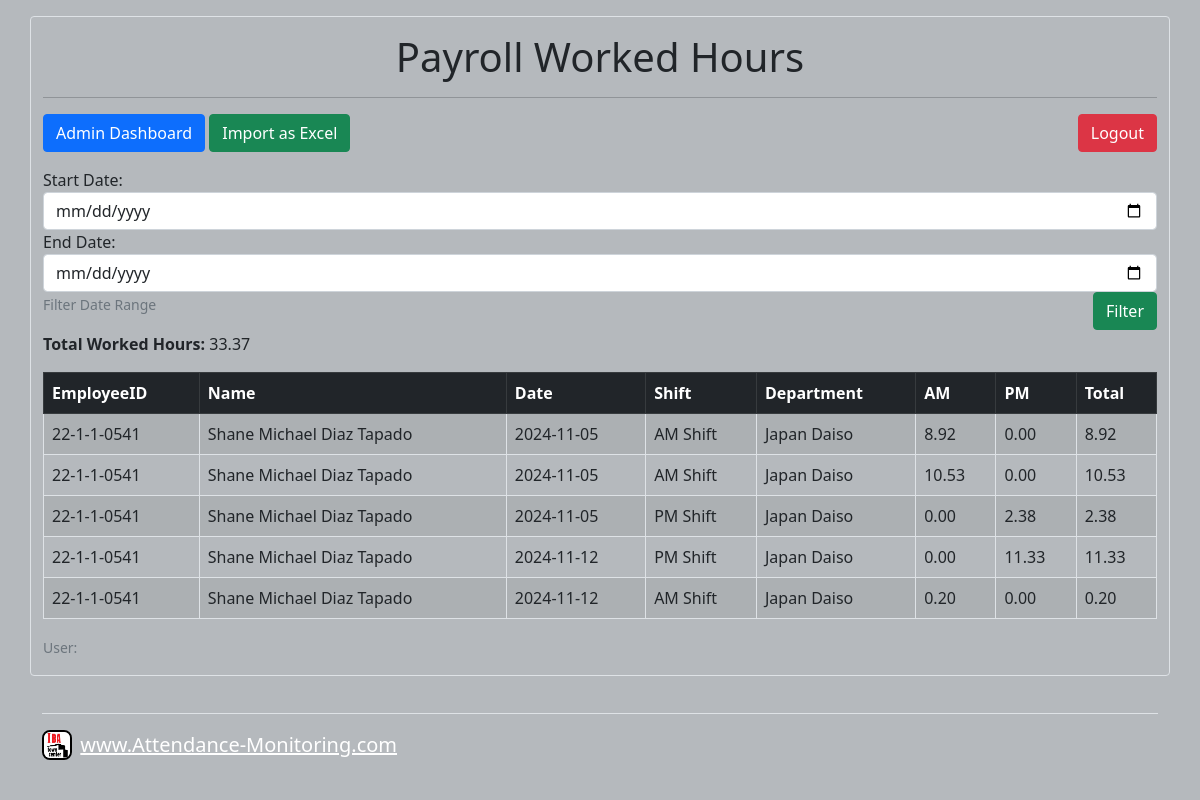
The app's page /PayrollWorked.php with its own data.
### tables this page shows
CREATE TABLE `clockinout` (
  `emId` text NOT NULL,
  `itc_name` text NOT NULL,
  `itc_clock` text NOT NULL,
  `itc_status` text NOT NULL,
  `itc_amin` text NOT NULL,
  `itc_department` text NOT NULL,
  `itc_date` text NOT NULL,
  `itc_amout` text NOT NULL,
  `itc_pmin` text NOT NULL,
  `itc_pmout` text NOT NULL,
  `itc_search` text NOT NULL
);

### PayrollWorked.php (the view, shortened to what this page needs)
<?php include "header.php" ?>
<?php include 'database.php'; ?>
  <div class="container col-12 border rounded mt-3">
  <h1 class=" mt-3 text-center">Payroll Worked Hours </h1>
  <hr>
  <form action="" method="POST">
   <button type="submit" name='dashboard' class=" btn btn-primary mb-3">Admin Dashboard</button>
   <button type="button" value="Import as Excel" name='generate' class=" btn btn-success mb-3" onclick="saveAsExcel('tableToExcel', 'Payroll Worked.xls')">Import as Excel</button>
   <button type="submit" name='logout' class=" btn btn-danger mb-3" style="float: right;"> Logout</button>
   <p>
   Start Date: <input type="date" class="form-control" name="start_date" placeholder="Search" autocomplete="off">
   End Date: <input type="date" class="form-control" name="end_date" placeholder="Search" autocomplete="off">
   <button type="submit" name='search' class=" btn btn-success mb-3"style="float: right;">Filter</button>
   <small class="text-muted">Filter Date Range</small>
  </form>
<?php
$sql = "SELECT * FROM clockinout";
$result = $conn->query($sql);
$totalWorkedHours=0.00;
?>
<?php if ($result->num_rows > 0): ?>
  <table id="tableToExcel" class="table table-striped table-bordered table-hover">
    <thead class="table-dark">
      <tr>
        <th scope="col"rowspan="1">EmployeeID</th>
        <th scope="col"rowspan="1">Name</th>
        <th scope="col"rowspan="1">Date</th>
        <th scope="col"rowspan="1">Shift</th>
        <th scope="col"rowspan="1">Department</th>
        <th scope="col"colspan="1">AM</th>
        <th scope="col"colspan="1">PM</th>
        <th scope="col"colspan="1">Total</th>
        </tr>
    </thead>
        <?php while ($row = $result->fetch_assoc()): ?>
        <?php
        $timeIn = new DateTime($row['itc_amin']);
        $timeOut = new DateTime($row['itc_amout']);
        $timeIn2 = new DateTime($row['itc_pmin']);
        $timeOut2 = new DateTime($row['itc_pmout']);
        $interval = $timeIn->diff($timeOut);
        $interval2 = $timeIn2->diff($timeOut2);
        $hours = $interval->h;
        $minutes = $interval->i;
        $totalHours = $hours + ($minutes / 60);
        $hours2 = $interval2->h;
        $minutes2 = $interval2->i;
        $totalHours2 = $hours2 + ($minutes2 / 60);
        $total=$totalHours+$totalHours2;
        $totalWorkedHours += $total;
        ?>
            <tr>
                <td><?php echo $row["emId"]; ?></td>
                <td><?php echo $row["itc_name"]; ?></td>
                <td><?php echo $row["itc_date"]; ?></td>
                <td><?php echo $row["itc_clock"]; ?></td>
                <td><?php echo $row["itc_department"]; ?></td>
                <td><?php echo number_format($totalHours, 2) ?></td>
                <td><?php echo number_format($totalHours2, 2) ?></td>
                <td class="nohours"><?php echo number_format($total, 2) ?></td>
                </tr>
        <?php endwhile; ?>
   <p><strong>Total Worked Hours:</strong> <?php echo number_format($totalWorkedHours, 2); ?></p>
    </table>
  <?php else: ?>
    <p>No users found.</p>
<?php endif; ?>
  <p>
    <small class="text-muted">User: </small>
</p>
  </div>
<?php include "footer.php" ?>

### records on screen
clockinout: emId "22-1-1-0541", itc_name "Shane Michael Diaz Tapado", itc_date "2024-11-05", itc_clock "AM Shift", itc_department "Japan Daiso", totalHours "8.92", totalHours2 "0.00", total "8.92"
clockinout: emId "22-1-1-0541", itc_name "Shane Michael Diaz Tapado", itc_date "2024-11-05", itc_clock "AM Shift", itc_department "Japan Daiso", totalHours "10.53", totalHours2 "0.00", total "10.53"
clockinout: emId "22-1-1-0541", itc_name "Shane Michael Diaz Tapado", itc_date "2024-11-05", itc_clock "PM Shift", itc_department "Japan Daiso", totalHours "0.00", totalHours2 "2.38", total "2.38"
clockinout: emId "22-1-1-0541", itc_name "Shane Michael Diaz Tapado", itc_date "2024-11-12", itc_clock "PM Shift", itc_department "Japan Daiso", totalHours "0.00", totalHours2 "11.33", total "11.33"
clockinout: emId "22-1-1-0541", itc_name "Shane Michael Diaz Tapado", itc_date "2024-11-12", itc_clock "AM Shift", itc_department "Japan Daiso", totalHours "0.20", totalHours2 "0.00", total "0.20"

### other values on screen
$totalWorkedHours "33.37"
